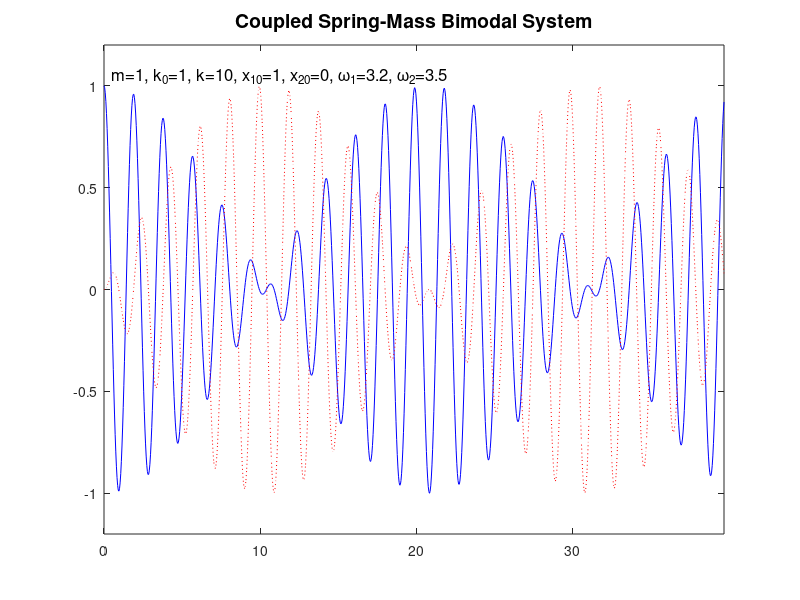

Recreate this plot in MATLAB. (Note: this script raises an error after producing the figure.)
%inter_spr2.m
%plots the coordinate solutions for the full bimodal coupled spring-mass system
clear;
m=1;                            %masses
k0=1.0; k=10.0;                 %spring constants
x10=1;  x20=0;                  %initial positions
xs=(x10+x20)/2;
xd=(x10-x20)/2;
om1=sqrt(k/m);                  %frequencies
om2=sqrt((k+2*k0)/m);
om=min(om1,om2);                %lowest frequency: for time range purposes
tau=2*pi/om; tmax=20*tau;
str=cat(2,'m=',num2str(m),', k_0=',num2str(k0),', k=',num2str(k),...
', x_{10}=',num2str(x10),', x_{20}=',num2str(x20),...
', \omega_1=',num2str(om1,2),', \omega_2=',num2str(om2,2));
t=[0:tau/50:tmax];              %plotting time range
x1=xs*cos(om1*t)+xd*cos(om2*t); %solutions
x2=xs*cos(om1*t)-xd*cos(om2*t);
% -- can also write x1 and x2 as x3 and x4 if desired
%x3=x10*cos((om1+om2)*t/2).*cos((om2-om1)*t/2)...
%    +x20*sin((om1+om2)*t/2).*sin((om2-om1)*t/2);
%x4=x10*sin((om1+om2)*t/2).*sin((om2-om1)*t/2)...
%    +x20*cos((om1+om2)*t/2).*cos((om2-om1)*t/2);
%plot(t,x1,t,x2);
plot(t,x1,'b-',t,x2,'r:');
axis([0 tmax -1.2  1.2]);
text(0.5,1.05,str,'FontSize',12,'Color','black');
title('Coupled Spring-Mass Bimodal System','FontSize',14)
h=legend('x1','x2',4); set(h,'FontSize',14)
ylabel('Position','FontSize',14);
xlabel('Time','FontSize',14);
